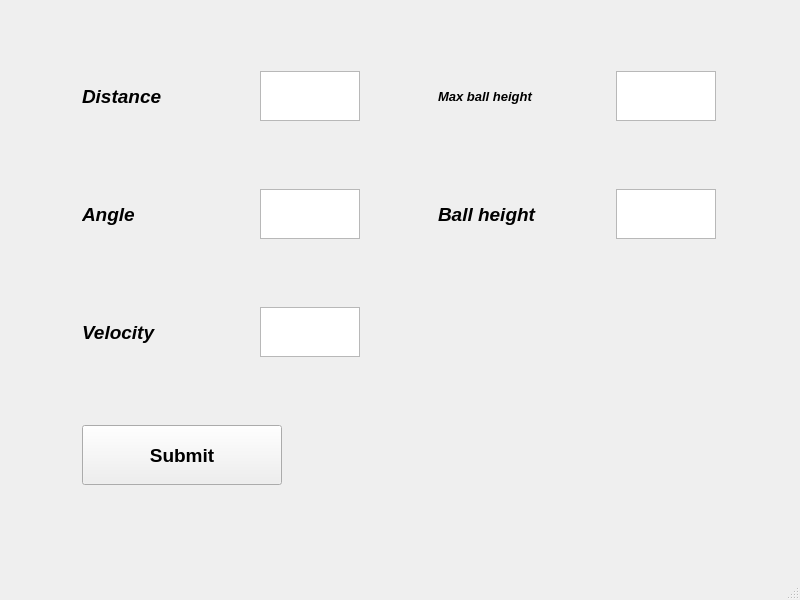
<?xml version="1.0" encoding="UTF-8"?>
<ui version="4.0">
 <class>MainWindow</class>
 <widget class="QMainWindow" name="MainWindow">
  <property name="geometry">
   <rect>
    <x>0</x>
    <y>0</y>
    <width>800</width>
    <height>600</height>
   </rect>
  </property>
  <property name="windowTitle">
   <string>MainWindow</string>
  </property>
  <widget class="QWidget" name="centralwidget">
   <widget class="QWidget" name="gridLayoutWidget">
    <property name="geometry">
     <rect>
      <x>10</x>
      <y>9</y>
      <width>781</width>
      <height>541</height>
     </rect>
    </property>
    <layout class="QGridLayout" name="gridLayout_2">
     <item row="0" column="1">
      <widget class="QTextEdit" name="textEdit_3">
       <property name="maximumSize">
        <size>
         <width>100</width>
         <height>50</height>
        </size>
       </property>
      </widget>
     </item>
     <item row="1" column="0">
      <widget class="QLabel" name="label_2">
       <property name="maximumSize">
        <size>
         <width>100</width>
         <height>16777215</height>
        </size>
       </property>
       <property name="font">
        <font>
         <pointsize>14</pointsize>
         <weight>75</weight>
         <italic>true</italic>
         <bold>true</bold>
        </font>
       </property>
       <property name="text">
        <string>Angle</string>
       </property>
      </widget>
     </item>
     <item row="2" column="1">
      <widget class="QTextEdit" name="textEdit_2">
       <property name="maximumSize">
        <size>
         <width>100</width>
         <height>50</height>
        </size>
       </property>
      </widget>
     </item>
     <item row="0" column="3">
      <widget class="QTextEdit" name="textEdit_4">
       <property name="maximumSize">
        <size>
         <width>100</width>
         <height>50</height>
        </size>
       </property>
      </widget>
     </item>
     <item row="2" column="0">
      <widget class="QLabel" name="label_3">
       <property name="maximumSize">
        <size>
         <width>100</width>
         <height>16777215</height>
        </size>
       </property>
       <property name="font">
        <font>
         <pointsize>14</pointsize>
         <weight>75</weight>
         <italic>true</italic>
         <bold>true</bold>
        </font>
       </property>
       <property name="text">
        <string>Velocity</string>
       </property>
      </widget>
     </item>
     <item row="0" column="2">
      <widget class="QLabel" name="label_4">
       <property name="maximumSize">
        <size>
         <width>100</width>
         <height>16777215</height>
        </size>
       </property>
       <property name="font">
        <font>
         <pointsize>10</pointsize>
         <weight>75</weight>
         <italic>true</italic>
         <bold>true</bold>
        </font>
       </property>
       <property name="text">
        <string>Max ball height</string>
       </property>
      </widget>
     </item>
     <item row="1" column="2">
      <widget class="QLabel" name="label_5">
       <property name="maximumSize">
        <size>
         <width>110</width>
         <height>16777215</height>
        </size>
       </property>
       <property name="font">
        <font>
         <pointsize>14</pointsize>
         <weight>75</weight>
         <italic>true</italic>
         <bold>true</bold>
        </font>
       </property>
       <property name="text">
        <string>Ball height</string>
       </property>
      </widget>
     </item>
     <item row="1" column="1">
      <widget class="QTextEdit" name="textEdit">
       <property name="maximumSize">
        <size>
         <width>100</width>
         <height>50</height>
        </size>
       </property>
      </widget>
     </item>
     <item row="0" column="0">
      <widget class="QLabel" name="label">
       <property name="maximumSize">
        <size>
         <width>100</width>
         <height>16777215</height>
        </size>
       </property>
       <property name="font">
        <font>
         <pointsize>14</pointsize>
         <weight>75</weight>
         <italic>true</italic>
         <bold>true</bold>
        </font>
       </property>
       <property name="text">
        <string>Distance</string>
       </property>
      </widget>
     </item>
     <item row="3" column="0" colspan="2">
      <widget class="QPushButton" name="pushButton">
       <property name="maximumSize">
        <size>
         <width>200</width>
         <height>60</height>
        </size>
       </property>
       <property name="font">
        <font>
         <pointsize>14</pointsize>
         <weight>75</weight>
         <bold>true</bold>
        </font>
       </property>
       <property name="text">
        <string>Submit</string>
       </property>
      </widget>
     </item>
     <item row="1" column="3">
      <widget class="QTextEdit" name="textEdit_5">
       <property name="maximumSize">
        <size>
         <width>100</width>
         <height>50</height>
        </size>
       </property>
      </widget>
     </item>
    </layout>
   </widget>
  </widget>
  <widget class="QMenuBar" name="menubar">
   <property name="geometry">
    <rect>
     <x>0</x>
     <y>0</y>
     <width>800</width>
     <height>21</height>
    </rect>
   </property>
  </widget>
  <widget class="QStatusBar" name="statusbar"/>
 </widget>
 <resources/>
 <connections/>
</ui>
